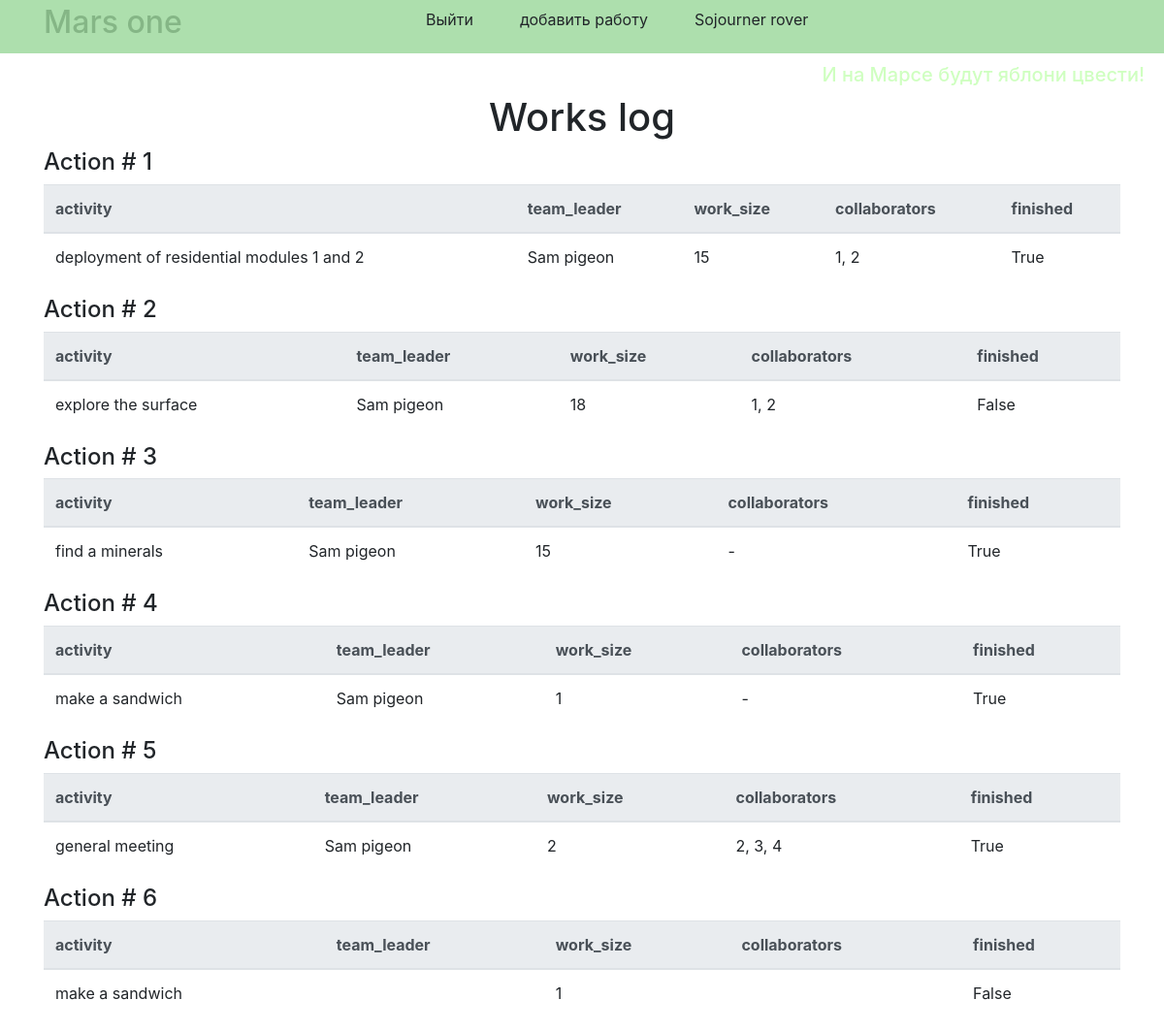
Screenshot of / (signed in) with the database file from the repository.
### data/users.py (models this page shows, shortened)
class User(SqlAlchemyBase, SerializerMixin, UserMixin):
    __tablename__ = 'users'
    id = sqlalchemy.Column(sqlalchemy.Integer,
                           primary_key=True, autoincrement=True)
    surname = sqlalchemy.Column(sqlalchemy.String, nullable=True)
    name = sqlalchemy.Column(sqlalchemy.String, nullable=True)
    age = sqlalchemy.Column(sqlalchemy.Integer, nullable=True)
    position = sqlalchemy.Column(sqlalchemy.String, nullable=True)
    speciality = sqlalchemy.Column(sqlalchemy.String, nullable=True)
    address = sqlalchemy.Column(sqlalchemy.String, nullable=True)
    email = sqlalchemy.Column(sqlalchemy.String,
                              index=True, unique=True, nullable=True)
    hashed_password = sqlalchemy.Column(sqlalchemy.String, nullable=True)
    modified_date = sqlalchemy.Column(sqlalchemy.DateTime,
                                      default=datetime.datetime.now)
    jobs = orm.relation("Job", back_populates='user')

### data/jobs.py (models this page shows)
class Job(SqlAlchemyBase, SerializerMixin):
    __tablename__ = 'jobs'
    id = sqlalchemy.Column(sqlalchemy.Integer,
                           primary_key=True, autoincrement=True)
    team_leader = sqlalchemy.Column(sqlalchemy.Integer,
                                    sqlalchemy.ForeignKey("users.id"))
    job = sqlalchemy.Column(sqlalchemy.String, nullable=True)
    work_size = sqlalchemy.Column(sqlalchemy.Integer, nullable=True)
    collaborators = sqlalchemy.Column(sqlalchemy.String, nullable=True)
    start_date = sqlalchemy.Column(sqlalchemy.String, nullable=True)
    is_finished = sqlalchemy.Column(sqlalchemy.Boolean, default=False)
    user = orm.relation('User')

### main.py (the view)
@app.route("/")
def index():
    session = db_session.create_session()
    jobs = session.query(Job).all()
    return render_template("index.html", jobs=jobs)

### data/db_session.py (called while the page is built)
def create_session() -> Session:
    global __factory
    return __factory()

### main.py (called while the page is built)
@login_manager.user_loader
def load_user(user_id):
    session = db_session.create_session()
    return session.query(User).get(user_id)

### templates/index.html (shortened to what this page needs)
{% extends "base.html" %}
{% block content %}
<div class="text text-center"><h1>Works log</h1></div>
{% for job in jobs %}
    <h4>Action # {{ job.id }}</h4>
    <table class="table">
      <thead class="thead-light">
        <tr>
          <th scope="col">activity</th>
          <th scope="col">team_leader</th>
          <th scope="col">work_size</th>
          <th scope="col">collaborators</th>
          <th scope="col">finished</th>
        </tr>
      </thead>
      <tbody>
        <tr>
          <td>{{ job.job }}</td>
          <td>{{ job.user.name }} {{ job.user.surname }}</td>
          <td>{{ job.work_size }}</td>
          <td>{{ job.collaborators }}</td>
          <td>{{ job.is_finished }}</td>
        </tr>
      </tbody>
    </table>
{% endfor %}
{% endblock %}

### templates/base.html (shortened to what this page needs)
<!DOCTYPE html>
<html lang="en">
<head>
    <link rel="stylesheet"
          href="https://maxcdn.bootstrapcdn.com/bootstrap/4.4.1/css/bootstrap.min.css">
    <link rel="stylesheet" type="text/css" href="{{ url_for('static', filename='css/style.css') }}" />
    </head>
    <body>
    <header class="flex-container">
        <div class="container">
            <div class="row no-gutters">
                <div class="col-md-4">
                    <div class="color-text-title"><h2>Mars one</h2></div>
                </div>
                <div class="col-auto">
                    <div class="flex-item">
                        {% if current_user.is_authenticated %}
                            <ul class="nav">
                                <li class="nav-item">
                                    <a class="dropdown-item" href="/logout">Выйти</a>
                                </li>
                                <li class="nav-item">
                                    <a class="dropdown-item" href="/add_job">добавить работу</a>
                                </li>
                                <li class="nav-item">
                                    <a class="dropdown-item" href="/">{{ current_user.name }} {{ current_user.surname }}</a>
                                </li>
                            </ul>
                        {% endif %}
                    </div>
                </div>
            </div>
        </div>
    </header>
    <div class="color-text">
        <h5>И на Марсе будут яблони цвести!</h5>
        </div>
    <main role="main" class="container">
        {% block content %}{% endblock %}
    </main>
    </body>
</html>

### static/css/style.css (style rules this page uses)
.color-text { color: #cfffc0; text-align: right; padding-right: 20px; }
.color-text-title { color: #85b686 }
header { width: display; height: 55px; background-color: #addfad; margin-bottom: 10px; }
.flex-container { display: -webkit-flex; -webkit-justify-content: space-between; display: flex; justify-content: space-between; align-items: center; }
.flex-item { -webkit-flex-grow: 1; flex-grow: 1; }

### rows the page displays
User: name "Sojourner", surname "rover"
Job: id "1", job "deployment of residential modules 1 and 2", user.name "Sam", user.surname "pigeon", work_size "15", collaborators "1, 2", is_finished "True"
Job: id "2", job "explore the surface", user.name "Sam", user.surname "pigeon", work_size "18", collaborators "1, 2", is_finished "False"
Job: id "3", job "find a minerals", user.name "Sam", user.surname "pigeon", work_size "15", collaborators "-", is_finished "True"
Job: id "4", job "make a sandwich", user.name "Sam", user.surname "pigeon", work_size "1", collaborators "-", is_finished "True"
Job: id "5", job "general meeting", user.name "Sam", user.surname "pigeon", work_size "2", collaborators "2, 3, 4", is_finished "True"
Job: id "6", job "make a sandwich", work_size "1", is_finished "False"
